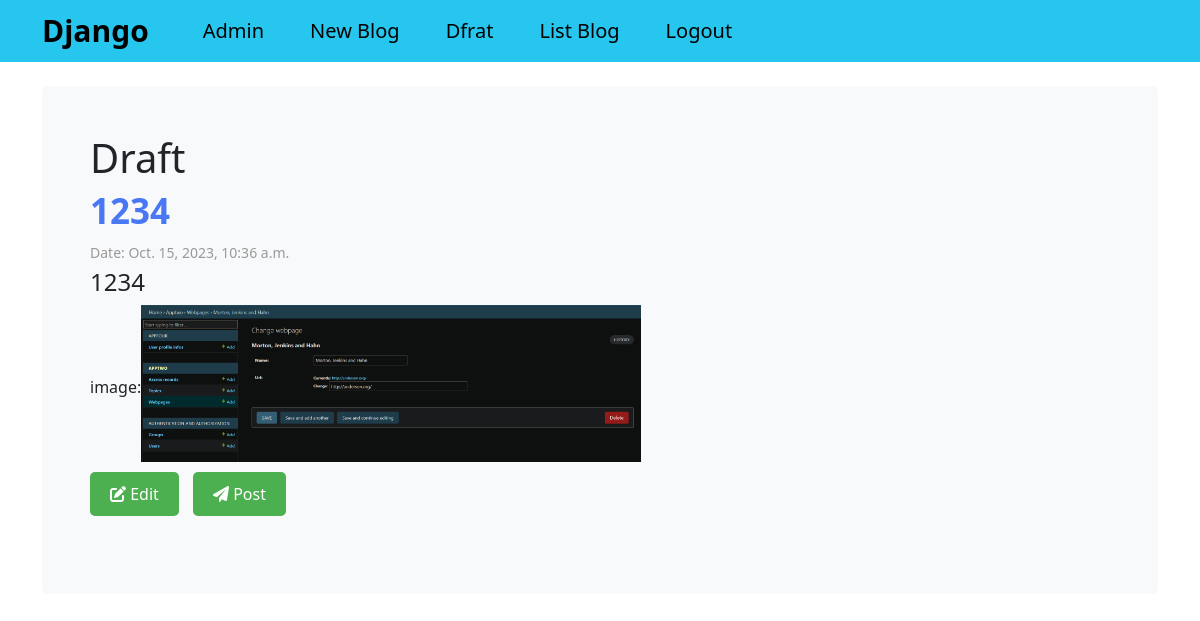
/appfour/draft/ (signed in), run on the app's committed database.
### appfour/models.py (models this page shows, shortened)
class Draft(models.Model):
    id = models.AutoField(primary_key = True)
    title = models.CharField(max_length=265)
    body = models.TextField()
    date = models.DateTimeField(auto_now_add=True)
    image_post = models.ImageField(upload_to='image_post/',blank=True,null = True)
    is_approved = models.BooleanField(default=False)

### appfour/views.py (the view, shortened to what this page needs)
def draft_view(request):
    if request.user.is_superuser:
        drafts = Draft.objects.order_by('-date')
        return render(request, 'appfour/draft.html', {'drafts': drafts})

### templates/appfour/draft.html (shortened to what this page needs)
{% extends 'appfour/base.html' %}
{% block body_block %}
<link rel="stylesheet" href="https://cdnjs.cloudflare.com/ajax/libs/font-awesome/6.0.0-beta2/css/all.min.css">
<div class="mt-4 p-5 bg-light rounded">
    <h1>Draft</h1>
    <div id="draft">
        {% for draft_post in drafts %}
        <h2>{{ draft_post.title }}</h2>
        <p>Date: {{ draft_post.date }}</p>
        <h4>{{ draft_post.body }}</h4>
        image:<img src="{{ draft_post.image_post.url }}" alt=""><br>
        <a href="{% url 'draft_update' draft_post.id %}"><button class="btn btn-post"><i class="fas fa-edit"></i> Edit</button></a>
        <a href="{% url 'draft' draft_post.id %}"><button class="btn btn-post"><i class="fas fa-paper-plane"></i> Post</button></a>
        {% endfor %}
    </div>
</div>
{% endblock %}

### templates/appfour/draft.html (style rules this page uses)
#draft { margin-bottom: 20px; }
h2 { color: #333; font-size: 24px; margin-bottom: 10px; }
p { color: #999; font-size: 14px; margin-bottom: 5px; }
img { max-width: 500px; height: auto; margin-bottom: 10px; }
.btn { background-color: #4CAF50; color: white; border: none; padding: 10px 20px; text-align: center; text-decoration: none; display: inline-block; font-size: 16px; border-radius: 5px; cursor: pointer; margin-right: 10px; }
.btn-post { margin-bottom: 10px; }
h2 { color: rgb(74, 119, 243); font-size: 35px; margin-bottom: 10px; font-weight: bold; }

### data on the page
Draft: title "1234", date "Oct. 15, 2023, 10:36 a.m.", body "1234", image_post (picture)
